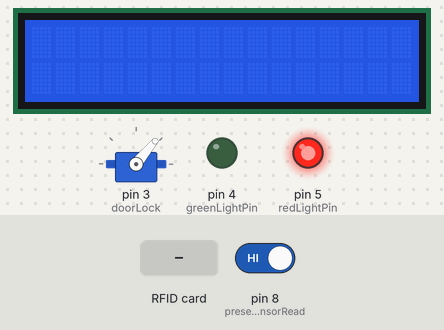
Recording of a sketch running on a simulated Arduino Uno, built with avr-gcc and run on an emulated ATmega328P. Parts: 16×2 character LCD, servo, output pins drawn as LEDs (lit = HIGH). The test bench sets the inputs (shaded band); at power-on: pin 8 (presenceSensorRead) HIGH. Pins used as bus, display or sensor lines are not drawn.

Above: at 1.3 s.
1.4 s: RFID card 5E 7A 19 C4 held to the reader
At 3.0 s:
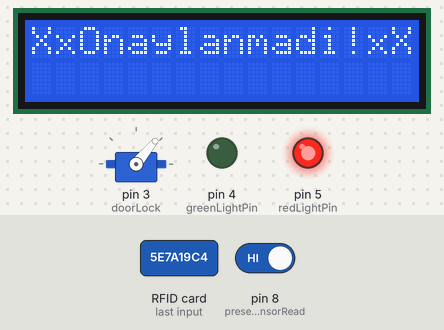
At 4.75 s:
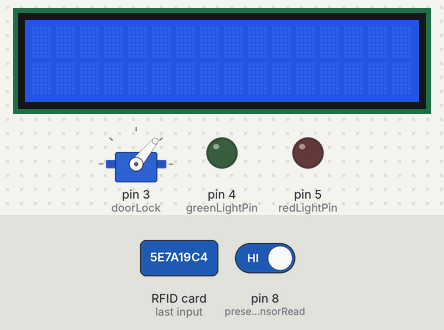
Timing chart, 0 to 15.1 s (numbered marks = the images above; inputs shaded):
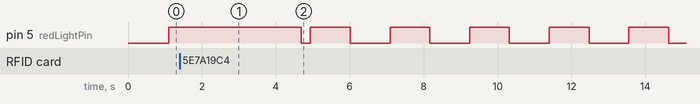

Measured:
- by itself, pin 5 (redLightPin): repeats every 2.2 s: HIGH 1.1 s, LOW 1.1 s

The sketch:

RFID.ino
```cpp
/**
 * Author : Deniz CANTURK
 * RFID Card Reader and Door Opener etc.
*/

#include <SoftwareSerial.h>
#include <LiquidCrystal_I2C.h>
#include <MFRC522.h>
#include <SPI.h>
#include <Servo.h>

#define SS_PIN 10
#define RST_PIN 9

Servo doorLock;
uint8_t servoPin = 3;

uint8_t greenLightPin = 4;
uint8_t redLightPin = 5;
uint8_t presenceSensorRead = 8;
uint8_t i=0;
byte presenceSensorValue=0;
byte prevPresenceSensorValue=0;
uint8_t servoPos = 50;

bool isAuthorized = false;
bool toRight = true;
bool animeStart = true;
bool cardRead = false;
bool blinkLEDs = true;
bool doorState = false;

byte readCard[4];
String tag_UID = "1392ABD";  // My UID for the TAG - We can create a list of multiple TAGs later on...
String tagID = "";

MFRC522 mfrc522(SS_PIN, RST_PIN);
LiquidCrystal_I2C lcd(0x27,16,2);

unsigned long prevTime = 0;
unsigned long currentTime = 0;
unsigned long readStateTime = 0;
unsigned long animeStopTime = 0;
unsigned long ledTime = 0;

uint16_t INTERVAL = 2000;
uint16_t LED_INTERVAL = 750;

void setup() {
  Serial.begin(9600);
  pinMode(presenceSensorRead, INPUT);
  pinMode(greenLightPin, OUTPUT);
  pinMode(redLightPin, OUTPUT);

  SPI.begin();
  mfrc522.PCD_Init();

  lcd.init();
  lcd.backlight();
  lcd.home();
  lcd.clear();
  doorLock.attach(3);
  doorLock.write(servoPos);
}

void loop() {
  currentTime = millis();
  readSensor();
  scanAnimation();
}


void readSensor(){
  presenceSensorValue = digitalRead(presenceSensorRead)^1;
  welcome();
  /*Object detection in close range...*/
//  if (presenceSensorValue == 1){
//
//    animeStopTime = currentTime;
//    animeStart = false;
//    prevPresenceSensorValue = presenceSensorValue;
//  }
//  else {
//    animeStart = true;
//  }

  ledBlinker(redLightPin);

    while (readID()){
      blinkLEDs = false;
      cardRead = true;
      readStateTime = currentTime;
      if (tagID == tag_UID){
        isAuthorized=true;
      }
      else{
        isAuthorized=false;
      }
    }
    /*
     *For the name like "Gazanfar,
     * we can define multiple tag and
     * associated names to be displayed
     * in the screen
     */
    if (isAuthorized == true && cardRead ==true){
      if(currentTime - readStateTime < INTERVAL){
        lcd.clear();
        lcd.setCursor(0,0);
        lcd.print("Gazanfar icin:");
        lcd.setCursor(0,1);
        lcd.print("Giris Onaylandi!");
        digitalWrite(redLightPin, LOW);
        digitalWrite(greenLightPin, HIGH);
        opendoor();
        delay(4000);

        resetVals();
      }
    }
    else{
        if (currentTime - readStateTime < INTERVAL && cardRead ==true){
          lcd.clear();
          lcd.setCursor(0,0);
          lcd.print("XxOnaylanmadi!xX");
          digitalWrite(greenLightPin, LOW);
          digitalWrite(redLightPin, HIGH);
          delay(3000);
          resetVals();
        }
      }
}
/* Reseting everything to initial states. */
//---------------------------------
void resetVals(){
  isAuthorized = false;
  blinkLEDs = true;
  readStateTime = currentTime;
  prevPresenceSensorValue=0;
  cardRead = false;
  tagID = "";
  animeStart = true;
  digitalWrite(greenLightPin, LOW);
  digitalWrite(redLightPin, LOW);
  closeDoor();
}

/* Presence Detector, detection case */
//---------------------------------

void welcome()
{
    if (currentTime - animeStopTime > 1000){
      if (animeStart)
      {
        lcd.setCursor(0,0);
        lcd.print("  NOVA Academy  ");
        lcd.setCursor(0,1);
        lcd.print("  HOSGELDINIZ!  ");
      }
      animeStart = true;
    }
}

/* Just a small effect on general */
//---------------------------------

void ledBlinker(int pin)
{
    if (currentTime - ledTime > 1000){
      if (blinkLEDs)
      {
        digitalWrite(pin, digitalRead(pin)^1);
      }
        ledTime = currentTime;
      }
}

/* Just an effect on Screen
 * Can be removed if not interested */
//---------------------------------

void scanAnimation(){
  if (animeStart)
  {
    if (toRight)
    {
      lcd.clear();
      lcd.setCursor(i,0);
      lcd.write(0);
      lcd.setCursor(i,1);
      lcd.write(0);
      delay(100);

      lcd.clear();
      lcd.setCursor(i,0);
      lcd.write(11);
      lcd.setCursor(i,1);
      lcd.write(11);
      delay(100);
      i++;
      if(i==16)
        toRight = false;
    }
    else
    {
      i--;
      lcd.clear();
      lcd.setCursor(i,0);
      lcd.write(0);
      lcd.setCursor(i,1);
      lcd.write(0);
      delay(100);

      lcd.clear();
      lcd.setCursor(i,0);
      lcd.write(11);
      lcd.setCursor(i,1);
      lcd.write(11);
      delay(100);
      if(i==0)
        toRight = true;
    }
  }
}

//---------------------------------
/* Read the TAG and assigns the value to global variable for access ease. */
boolean readID()
  {
    //Check if a new tag is detected or not. If not return.
    if ( ! mfrc522.PICC_IsNewCardPresent())
    {
      return false;
    }
    //Check if a new tag is readable or not. If not return.
    if ( ! mfrc522.PICC_ReadCardSerial())
    {
      return false;
    }
    tagID = "";
    // Read the 4 byte UID
    for ( uint8_t i = 0; i < 4; i++)
    {
      //readCard[i] = mfrc522.uid.uidByte[i];
      tagID.concat(String(mfrc522.uid.uidByte[i], HEX)); // Convert the UID to a single String
    }
    tagID.toUpperCase();
    mfrc522.PICC_HaltA(); // Stop reading
    return true;
  }

void opendoor(){
  if (doorState == false){
  for (int i = 0; i < 55; i+=1){
    servoPos +=1;
    doorLock.write(servoPos);
    delay(30);
  }
  doorState = true;
  }
}

void closeDoor(){
  if (doorState == true){
  for (int i = 0; i < 55; i+=1){
    servoPos -= 1;
    doorLock.write(servoPos);
    delay(30);
  }
  doorState = false;
  }
}
```
